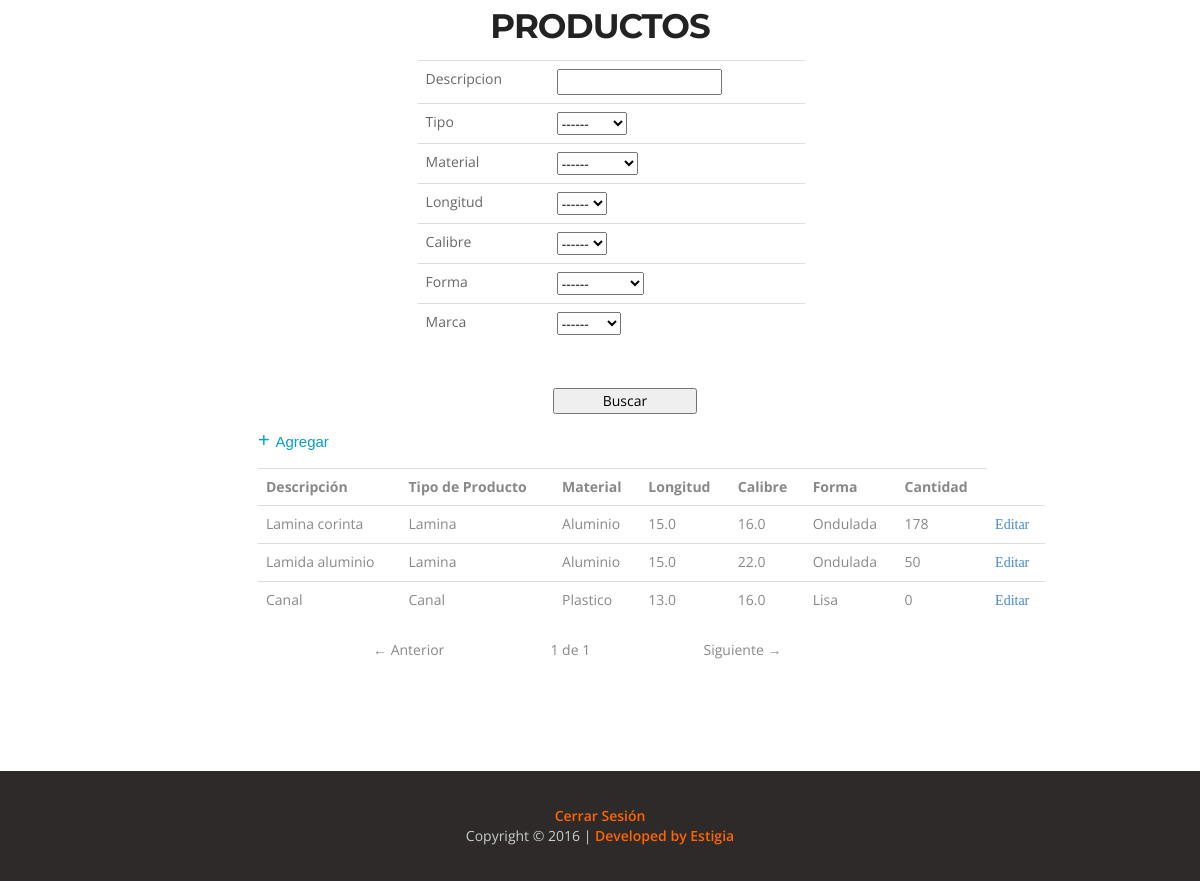
The app's page /productos/ (signed in, lower part), older data.
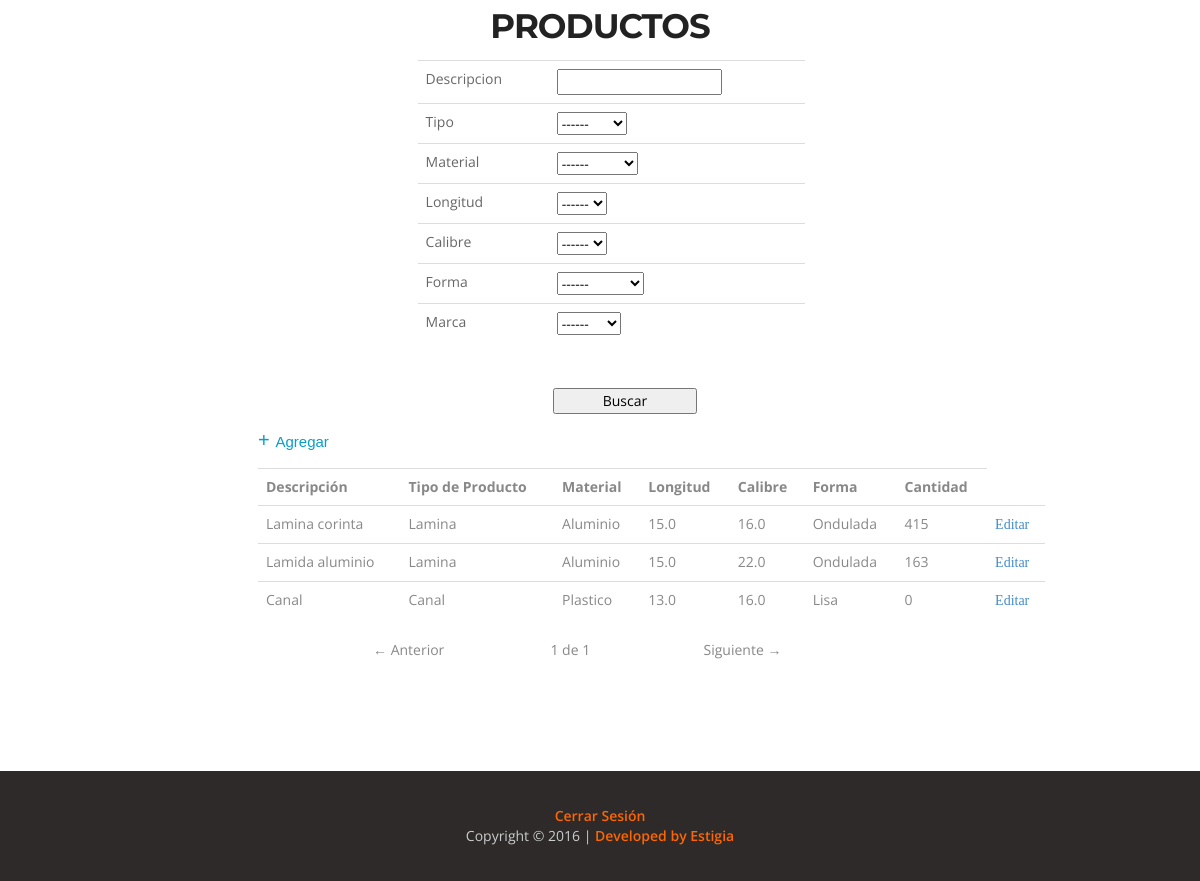
The same page, newer data.
### Producto/models.py (models this page shows, shortened)
class Producto(models.Model):
    id = models.AutoField(primary_key = True)
    descripcion = models.CharField(max_length = 60)
    Tipo_Producto_id = models.ForeignKey('Tipo_Producto')
    Material_id = models.ForeignKey('Material')
    Longitud_id = models.ForeignKey('Longitud')
    Calibre_id = models.ForeignKey('Calibre')
    Forma_id = models.ForeignKey('Forma')
    Marca_id = models.ForeignKey('Comodin.Marca')
    def getTotal(self):
        mercaderia = Mercaderia.objects.filter(Producto_id=self)
        total = 0
        for merca in mercaderia:
            total += merca.cantidad
        return total

class Tipo_Producto(models.Model):
    id = models.AutoField(primary_key = True)
    tipo = models.CharField(max_length = 45, blank = True, null = True)
    def __unicode__(self):
        return self.tipo

class Material(models.Model):
    id = models.AutoField(primary_key = True)
    material = models.CharField(max_length = 45, blank = True, null = True)
    def __unicode__(self):
        return self.material

class Longitud(models.Model):
    id = models.AutoField(primary_key = True)
    longitud = models.FloatField(null=True,blank=True,validators=[MinValueValidator(0)])
    def __unicode__(self):
        return str(self.longitud)

class Calibre(models.Model):
    id = models.AutoField(primary_key = True)
    calibre = models.CharField(max_length = 10, blank = True, null = True)
    def __unicode__(self):
        return self.calibre

class Forma(models.Model):
    id = models.AutoField(primary_key = True)
    forma = models.CharField(max_length = 55, blank = True, null = True)
    def __unicode__(self):
        return self.forma

### Agencia/models.py (models this page shows, shortened)
class Mercaderia(models.Model):
    id = models.AutoField(primary_key = True)
    Producto_id = models.ForeignKey('Producto.Producto')
    Agencia_id = models.ForeignKey('Agencia')
    cantidad = models.IntegerField(blank = True, null = True)

### Producto/views.py (the view, shortened to what this page needs)
@login_required(login_url='base')
def index(request):
    productos = Producto.objects.all()
    context = {
        "productos" : productos,
        "tipos": Tipo_Producto.objects.all(),
        "materiales": Material.objects.all(),
        "longitudes": Longitud.objects.all(),
        "calibres": Calibre.objects.all(),
        "formas": Forma.objects.all(),
        "marcas": Marca.objects.all()
    }
    return render(request, 'producto/producto_list.html', context)

### Comodin/models.py (called while the page is built)
    def __unicode__(self):
        return str(self.marca)

### templates/producto/producto_list.html (shortened to what this page needs)
{% extends 'base.html' %}
{% block content %}
  <h2>Productos</h2>
  <div id="filtroForms">
    <div class = "encabezadoForms">
      <table class = "table">
        <tr>
          <td>Descripcion</td>
          <td><input type="text" name="name" id="descripcion"></td>
        </tr>
        <tr>
          <td>Tipo</td>
          <td><select id="tipo">
            <option value="0" selected>------</option>
          </select></td>
        </tr>
        <tr>
          <td>Material</td>
          <td><select id="material">
            <option value="0" selected>------</option>
          </select></td>
        </tr>
        <tr>
          <td>Longitud</td>
          <td>  <select id="longitud">
              <option value="0" selected>------</option>
            </select></td>
        </tr>
        <tr>
          <td>Calibre</td>
          <td><select id="calibre">
            <option value="0" selected>------</option>
          </select></td>
        </tr>
        <tr>
          <td>Forma</td>
          <td><select id="forma">
            <option value="0" selected>------</option>
          </select></td>
        </tr>
        <tr>
          <td>Marca</td>
          <td><select id="marca">
            <option value="0" selected>------</option>
          </select></td>
        </tr>
      </table>
      <button type="button" name="buscar" id="buscar">Buscar</button>
    </div>
  </div>
  <div class = "divBotonesListado">
    <a href="/productos/crear" class = "lnk" target="_blank">+</a>
    <a href="/productos/crear" class = "descripcion"> Agregar</a>
  </div>
  <div class = "listados">
    <table class = "table" id="tblDatos">
      <tr>
        <td><strong>Descripción</td>
        <td><strong>Tipo de Producto</td>
        <td><strong>Material</td>
        <td><strong>Longitud</td>
        <td><strong>Calibre</td>
        <td><strong>Forma</td>
        <td><strong>Cantidad</td>
      </tr>
      {% for dato in productos %}
        <tr>
          <td>{{dato.descripcion}}</td>
          <td>{{dato.Tipo_Producto_id}}</td>
          <td>{{dato.Material_id}}</td>
          <td>{{dato.Longitud_id}}</td>
          <td>{{dato.Calibre_id}}</td>
          <td>{{dato.Forma_id}}</td>
          <td>{{dato.getTotal}}</td>
          <td><a href={% url 'Producto:edit' dato.id %}><i>Editar</i></a></td>
        </tr>
      {% endfor %}
    </table>
  </div>
  <div id="paginador"></div>
{% endblock %}

Row changes from the older to the newer data that the page shows:
changed through a linked row, Producto "Lamina corinta": getTotal "178" → "415"
changed through a linked row, Producto "Lamida aluminio": getTotal "50" → "163"
